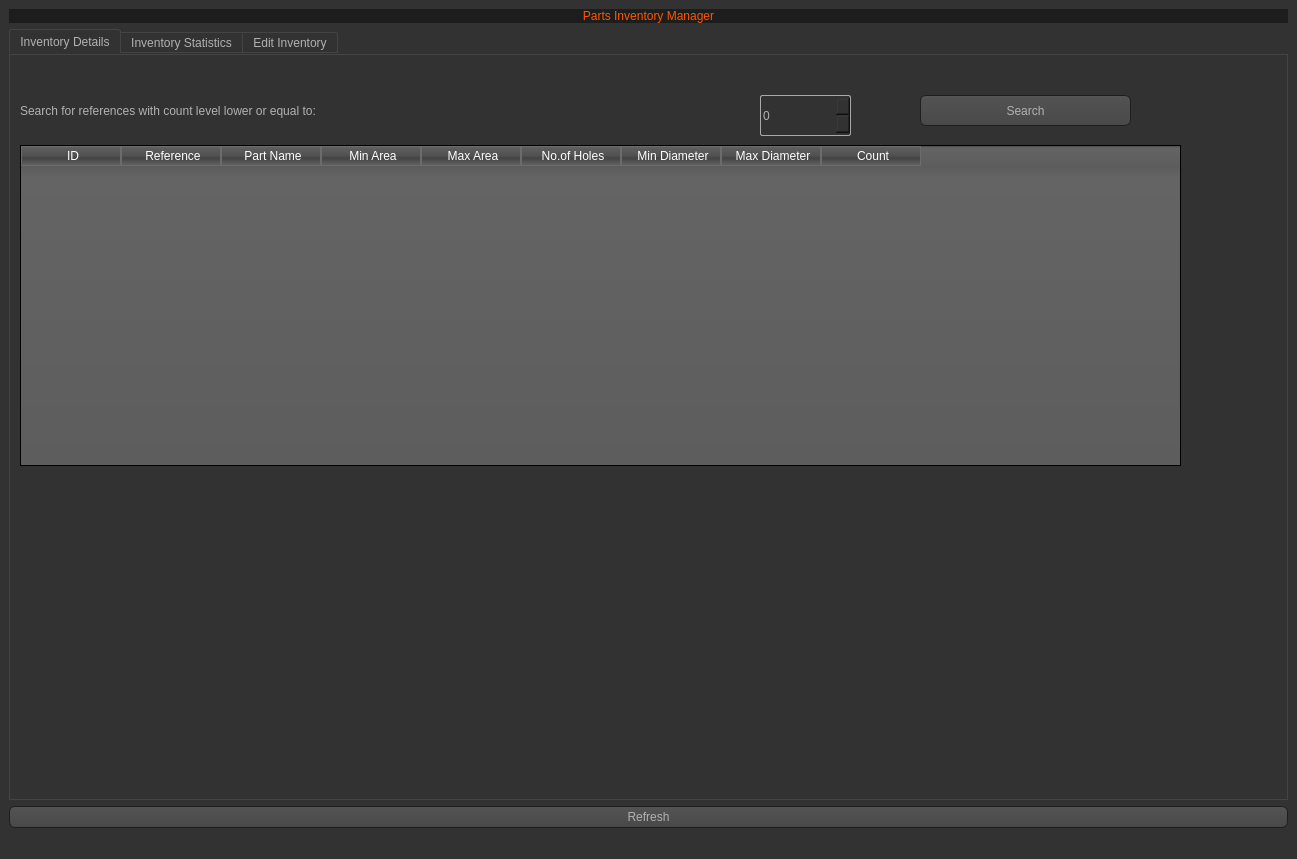
<?xml version="1.0" encoding="UTF-8"?>
<ui version="4.0">
 <class>MainWindow</class>
 <widget class="QMainWindow" name="MainWindow">
  <property name="geometry">
   <rect>
    <x>0</x>
    <y>0</y>
    <width>1297</width>
    <height>859</height>
   </rect>
  </property>
  <property name="windowTitle">
   <string>Parts Inventory Manager</string>
  </property>
  <property name="styleSheet">
   <string notr="true">QToolTip
{
     border: 1px solid black;
     background-color: #ffa02f;
     padding: 1px;
     border-radius: 3px;
     opacity: 100;
}

QWidget
{
    color: #b1b1b1;
    background-color: #323232;
}

QTreeView, QListView
{
    background-color: silver;
    margin-left: 5px;
}

QWidget:item:hover
{
    background-color: QLinearGradient( x1: 0, y1: 0, x2: 0, y2: 1, stop: 0 #ffa02f, stop: 1 #ca0619);
    color: #000000;
}

QWidget:item:selected
{
    background-color: QLinearGradient( x1: 0, y1: 0, x2: 0, y2: 1, stop: 0 #ffa02f, stop: 1 #d7801a);
}

QMenuBar::item
{
    background: transparent;
}

QMenuBar::item:selected
{
    background: transparent;
    border: 1px solid #ffaa00;
}

QMenuBar::item:pressed
{
    background: #444;
    border: 1px solid #000;
    background-color: QLinearGradient(
        x1:0, y1:0,
        x2:0, y2:1,
        stop:1 #212121,
        stop:0.4 #343434/*,
        stop:0.2 #343434,
        stop:0.1 #ffaa00*/
    );
    margin-bottom:-1px;
    padding-bottom:1px;
}

QMenu
{
    border: 1px solid #000;
}

QMenu::item
{
    padding: 2px 20px 2px 20px;
}

QMenu::item:selected
{
    color: #000000;
}

QWidget:disabled
{
    color: #808080;
    background-color: #323232;
}

QAbstractItemView
{
    background-color: QLinearGradient( x1: 0, y1: 0, x2: 0, y2: 1, stop: 0 #4d4d4d, stop: 0.1 #646464, stop: 1 #5d5d5d);
}

QWidget:focus
{
    /*border: 1px solid darkgray;*/
}

QLineEdit
{
    background-color: QLinearGradient( x1: 0, y1: 0, x2: 0, y2: 1, stop: 0 #4d4d4d, stop: 0 #646464, stop: 1 #5d5d5d);
    padding: 1px;
    border-style: solid;
    border: 1px solid #1e1e1e;
    border-radius: 5;
}

QPushButton
{
    color: #b1b1b1;
    background-color: QLinearGradient( x1: 0, y1: 0, x2: 0, y2: 1, stop: 0 #565656, stop: 0.1 #525252, stop: 0.5 #4e4e4e, stop: 0.9 #4a4a4a, stop: 1 #464646);
    border-width: 1px;
    border-color: #1e1e1e;
    border-style: solid;
    border-radius: 6;
    padding: 3px;
    font-size: 12px;
    padding-left: 5px;
    padding-right: 5px;
    min-width: 40px;
}

QPushButton:pressed
{
    background-color: QLinearGradient( x1: 0, y1: 0, x2: 0, y2: 1, stop: 0 #2d2d2d, stop: 0.1 #2b2b2b, stop: 0.5 #292929, stop: 0.9 #282828, stop: 1 #252525);
}

QComboBox
{
    selection-background-color: #ffaa00;
    background-color: QLinearGradient( x1: 0, y1: 0, x2: 0, y2: 1, stop: 0 #565656, stop: 0.1 #525252, stop: 0.5 #4e4e4e, stop: 0.9 #4a4a4a, stop: 1 #464646);
    border-style: solid;
    border: 1px solid #1e1e1e;
    border-radius: 5;
}

QComboBox:hover,QPushButton:hover
{
    border: 2px solid QLinearGradient( x1: 0, y1: 0, x2: 0, y2: 1, stop: 0 #ffa02f, stop: 1 #d7801a);
}


QComboBox:on
{
    padding-top: 3px;
    padding-left: 4px;
    background-color: QLinearGradient( x1: 0, y1: 0, x2: 0, y2: 1, stop: 0 #2d2d2d, stop: 0.1 #2b2b2b, stop: 0.5 #292929, stop: 0.9 #282828, stop: 1 #252525);
    selection-background-color: #ffaa00;
}

QComboBox QAbstractItemView
{
    border: 2px solid darkgray;
    selection-background-color: QLinearGradient( x1: 0, y1: 0, x2: 0, y2: 1, stop: 0 #ffa02f, stop: 1 #d7801a);
}

QComboBox::drop-down
{
     subcontrol-origin: padding;
     subcontrol-position: top right;
     width: 15px;

     border-left-width: 0px;
     border-left-color: darkgray;
     border-left-style: solid; /* just a single line */
     border-top-right-radius: 3px; /* same radius as the QComboBox */
     border-bottom-right-radius: 3px;
 }

QComboBox::down-arrow
{
     image: url(:/dark_orange/img/down_arrow.png);
}

QGroupBox
{
    border: 1px solid darkgray;
    margin-top: 10px;
}

QGroupBox:focus
{
    border: 1px solid darkgray;
}

QTextEdit:focus
{
    border: 1px solid darkgray;
}

QScrollBar:horizontal {
     border: 1px solid #222222;
     background: QLinearGradient( x1: 0, y1: 0, x2: 0, y2: 1, stop: 0.0 #121212, stop: 0.2 #282828, stop: 1 #484848);
     height: 7px;
     margin: 0px 16px 0 16px;
}

QScrollBar::handle:horizontal
{
      background: QLinearGradient( x1: 0, y1: 0, x2: 1, y2: 0, stop: 0 #ffa02f, stop: 0.5 #d7801a, stop: 1 #ffa02f);
      min-height: 20px;
      border-radius: 2px;
}

QScrollBar::add-line:horizontal {
      border: 1px solid #1b1b19;
      border-radius: 2px;
      background: QLinearGradient( x1: 0, y1: 0, x2: 1, y2: 0, stop: 0 #ffa02f, stop: 1 #d7801a);
      width: 14px;
      subcontrol-position: right;
      subcontrol-origin: margin;
}

QScrollBar::sub-line:horizontal {
      border: 1px solid #1b1b19;
      border-radius: 2px;
      background: QLinearGradient( x1: 0, y1: 0, x2: 1, y2: 0, stop: 0 #ffa02f, stop: 1 #d7801a);
      width: 14px;
     subcontrol-position: left;
     subcontrol-origin: margin;
}

QScrollBar::right-arrow:horizontal, QScrollBar::left-arrow:horizontal
{
      border: 1px solid black;
      width: 1px;
      height: 1px;
      background: white;
}

QScrollBar::add-page:horizontal, QScrollBar::sub-page:horizontal
{
      background: none;
}

QScrollBar:vertical
{
      background: QLinearGradient( x1: 0, y1: 0, x2: 1, y2: 0, stop: 0.0 #121212, stop: 0.2 #282828, stop: 1 #484848);
      width: 7px;
      margin: 16px 0 16px 0;
      border: 1px solid #222222;
}

QScrollBar::handle:vertical
{
      background: QLinearGradient( x1: 0, y1: 0, x2: 0, y2: 1, stop: 0 #ffa02f, stop: 0.5 #d7801a, stop: 1 #ffa02f);
      min-height: 20px;
      border-radius: 2px;
}

QScrollBar::add-line:vertical
{
      border: 1px solid #1b1b19;
      border-radius: 2px;
      background: QLinearGradient( x1: 0, y1: 0, x2: 0, y2: 1, stop: 0 #ffa02f, stop: 1 #d7801a);
      height: 14px;
      subcontrol-position: bottom;
      subcontrol-origin: margin;
}

QScrollBar::sub-line:vertical
{
      border: 1px solid #1b1b19;
      border-radius: 2px;
      background: QLinearGradient( x1: 0, y1: 0, x2: 0, y2: 1, stop: 0 #d7801a, stop: 1 #ffa02f);
      height: 14px;
      subcontrol-position: top;
      subcontrol-origin: margin;
}

QScrollBar::up-arrow:vertical, QScrollBar::down-arrow:vertical
{
      border: 1px solid black;
      width: 1px;
      height: 1px;
      background: white;
}


QScrollBar::add-page:vertical, QScrollBar::sub-page:vertical
{
      background: none;
}

QTextEdit
{
    background-color: #242424;
}

QPlainTextEdit
{
    background-color: #242424;
}

QHeaderView::section
{
    background-color: QLinearGradient(x1:0, y1:0, x2:0, y2:1, stop:0 #616161, stop: 0.5 #505050, stop: 0.6 #434343, stop:1 #656565);
    color: white;
    padding-left: 4px;
    border: 1px solid #6c6c6c;
}

QCheckBox:disabled
{
color: #414141;
}

QDockWidget::title
{
    text-align: center;
    spacing: 3px; /* spacing between items in the tool bar */
    background-color: QLinearGradient(x1:0, y1:0, x2:0, y2:1, stop:0 #323232, stop: 0.5 #242424, stop:1 #323232);
}

QDockWidget::close-button, QDockWidget::float-button
{
    text-align: center;
    spacing: 1px; /* spacing between items in the tool bar */
    background-color: QLinearGradient(x1:0, y1:0, x2:0, y2:1, stop:0 #323232, stop: 0.5 #242424, stop:1 #323232);
}

QDockWidget::close-button:hover, QDockWidget::float-button:hover
{
    background: #242424;
}

QDockWidget::close-button:pressed, QDockWidget::float-button:pressed
{
    padding: 1px -1px -1px 1px;
}

QMainWindow::separator
{
    background-color: QLinearGradient(x1:0, y1:0, x2:0, y2:1, stop:0 #161616, stop: 0.5 #151515, stop: 0.6 #212121, stop:1 #343434);
    color: white;
    padding-left: 4px;
    border: 1px solid #4c4c4c;
    spacing: 3px; /* spacing between items in the tool bar */
}

QMainWindow::separator:hover
{

    background-color: QLinearGradient(x1:0, y1:0, x2:0, y2:1, stop:0 #d7801a, stop:0.5 #b56c17 stop:1 #ffa02f);
    color: white;
    padding-left: 4px;
    border: 1px solid #6c6c6c;
    spacing: 3px; /* spacing between items in the tool bar */
}

QToolBar::handle
{
     spacing: 3px; /* spacing between items in the tool bar */
     background: url(:/dark_orange/img/handle.png);
}

QMenu::separator
{
    height: 2px;
    background-color: QLinearGradient(x1:0, y1:0, x2:0, y2:1, stop:0 #161616, stop: 0.5 #151515, stop: 0.6 #212121, stop:1 #343434);
    color: white;
    padding-left: 4px;
    margin-left: 10px;
    margin-right: 5px;
}

QProgressBar
{
    border: 2px solid grey;
    border-radius: 5px;
    text-align: center;
}

QProgressBar::chunk
{
    background-color: #d7801a;
    width: 2.15px;
    margin: 0.5px;
}

QTabBar::tab {
    color: #b1b1b1;
    border: 1px solid #444;
    border-bottom-style: none;
    background-color: #323232;
    padding-left: 10px;
    padding-right: 10px;
    padding-top: 3px;
    padding-bottom: 2px;
    margin-right: -1px;
}

QTabWidget::pane {
    border: 1px solid #444;
    top: 1px;
}

QTabBar::tab:last
{
    margin-right: 0; /* the last selected tab has nothing to overlap with on the right */
    border-top-right-radius: 3px;
}

QTabBar::tab:first:!selected
{
 margin-left: 0px; /* the last selected tab has nothing to overlap with on the right */


    border-top-left-radius: 3px;
}

QTabBar::tab:!selected
{
    color: #b1b1b1;
    border-bottom-style: solid;
    margin-top: 3px;
    background-color: QLinearGradient(x1:0, y1:0, x2:0, y2:1, stop:1 #212121, stop:.4 #343434);
}

QTabBar::tab:selected
{
    border-top-left-radius: 3px;
    border-top-right-radius: 3px;
    margin-bottom: 0px;
}

QTabBar::tab:!selected:hover
{
    /*border-top: 2px solid #ffaa00;
    padding-bottom: 3px;*/
    border-top-left-radius: 3px;
    border-top-right-radius: 3px;
    background-color: QLinearGradient(x1:0, y1:0, x2:0, y2:1, stop:1 #212121, stop:0.4 #343434, stop:0.2 #343434, stop:0.1 #ffaa00);
}

QRadioButton::indicator:checked, QRadioButton::indicator:unchecked{
    color: #b1b1b1;
    background-color: #323232;
    border: 1px solid #b1b1b1;
    border-radius: 6px;
}

QRadioButton::indicator:checked
{
    background-color: qradialgradient(
        cx: 0.5, cy: 0.5,
        fx: 0.5, fy: 0.5,
        radius: 1.0,
        stop: 0.25 #ffaa00,
        stop: 0.3 #323232
    );
}

QCheckBox::indicator{
    color: #b1b1b1;
    background-color: #323232;
    border: 1px solid #b1b1b1;
    width: 9px;
    height: 9px;
}

QRadioButton::indicator
{
    border-radius: 6px;
}

QRadioButton::indicator:hover, QCheckBox::indicator:hover
{
    border: 1px solid #ffaa00;
}

QCheckBox::indicator:checked
{
    image:url(:/dark_orange/img/checkbox.png);
}

QCheckBox::indicator:disabled, QRadioButton::indicator:disabled
{
    border: 1px solid #444;
}


QSlider::groove:horizontal {
    border: 1px solid #3A3939;
    height: 8px;
    background: #201F1F;
    margin: 2px 0;
    border-radius: 2px;
}

QSlider::handle:horizontal {
    background: QLinearGradient( x1: 0, y1: 0, x2: 0, y2: 1,
      stop: 0.0 silver, stop: 0.2 #a8a8a8, stop: 1 #727272);
    border: 1px solid #3A3939;
    width: 14px;
    height: 14px;
    margin: -4px 0;
    border-radius: 2px;
}

QSlider::groove:vertical {
    border: 1px solid #3A3939;
    width: 8px;
    background: #201F1F;
    margin: 0 0px;
    border-radius: 2px;
}

QSlider::handle:vertical {
    background: QLinearGradient( x1: 0, y1: 0, x2: 0, y2: 1, stop: 0.0 silver,
      stop: 0.2 #a8a8a8, stop: 1 #727272);
    border: 1px solid #3A3939;
    width: 14px;
    height: 14px;
    margin: 0 -4px;
    border-radius: 2px;
}

QAbstractSpinBox {
    padding-top: 2px;
    padding-bottom: 2px;
    border: 1px solid darkgray;

    border-radius: 2px;
    min-width: 50px;
}</string>
  </property>
  <widget class="QWidget" name="centralwidget">
   <layout class="QVBoxLayout" name="verticalLayout">
    <item>
     <widget class="QLabel" name="label">
      <property name="styleSheet">
       <string notr="true">font: 75 30pt &quot;Century Gothic&quot;;
color:rgb(255, 85, 0);
background-color:rgb(29, 29, 29)</string>
      </property>
      <property name="text">
       <string>Parts Inventory Manager</string>
      </property>
      <property name="alignment">
       <set>Qt::AlignCenter</set>
      </property>
     </widget>
    </item>
    <item>
     <widget class="QTabWidget" name="tabWidget">
      <property name="focusPolicy">
       <enum>Qt::NoFocus</enum>
      </property>
      <property name="contextMenuPolicy">
       <enum>Qt::DefaultContextMenu</enum>
      </property>
      <property name="styleSheet">
       <string notr="true">font: 75 18pt &quot;Candara&quot;;</string>
      </property>
      <property name="currentIndex">
       <number>0</number>
      </property>
      <widget class="QWidget" name="tab">
       <attribute name="title">
        <string>Inventory Details</string>
       </attribute>
       <widget class="QLabel" name="label_2">
        <property name="geometry">
         <rect>
          <x>10</x>
          <y>30</y>
          <width>741</width>
          <height>51</height>
         </rect>
        </property>
        <property name="text">
         <string>Search for references with count level lower or equal to:</string>
        </property>
       </widget>
       <widget class="QSpinBox" name="count_filter_txt">
        <property name="geometry">
         <rect>
          <x>750</x>
          <y>40</y>
          <width>91</width>
          <height>41</height>
         </rect>
        </property>
       </widget>
       <widget class="QPushButton" name="search_btn">
        <property name="geometry">
         <rect>
          <x>910</x>
          <y>40</y>
          <width>211</width>
          <height>31</height>
         </rect>
        </property>
        <property name="text">
         <string>Search</string>
        </property>
       </widget>
       <widget class="QTableWidget" name="table">
        <property name="enabled">
         <bool>true</bool>
        </property>
        <property name="geometry">
         <rect>
          <x>10</x>
          <y>90</y>
          <width>1161</width>
          <height>321</height>
         </rect>
        </property>
        <property name="focusPolicy">
         <enum>Qt::WheelFocus</enum>
        </property>
        <property name="contextMenuPolicy">
         <enum>Qt::DefaultContextMenu</enum>
        </property>
        <property name="styleSheet">
         <string notr="true">font: 10pt &quot;Century Gothic&quot;;</string>
        </property>
        <column>
         <property name="text">
          <string>ID</string>
         </property>
        </column>
        <column>
         <property name="text">
          <string>Reference</string>
         </property>
        </column>
        <column>
         <property name="text">
          <string>Part Name</string>
         </property>
        </column>
        <column>
         <property name="text">
          <string>Min Area</string>
         </property>
        </column>
        <column>
         <property name="text">
          <string>Max Area</string>
         </property>
        </column>
        <column>
         <property name="text">
          <string>No.of Holes</string>
         </property>
        </column>
        <column>
         <property name="text">
          <string>Min Diameter</string>
         </property>
        </column>
        <column>
         <property name="text">
          <string>Max Diameter</string>
         </property>
        </column>
        <column>
         <property name="text">
          <string>Count</string>
         </property>
        </column>
       </widget>
      </widget>
      <widget class="QWidget" name="tab_3">
       <attribute name="title">
        <string>Inventory Statistics</string>
       </attribute>
       <widget class="QLabel" name="label_3">
        <property name="geometry">
         <rect>
          <x>30</x>
          <y>40</y>
          <width>291</width>
          <height>31</height>
         </rect>
        </property>
        <property name="text">
         <string>Number of References</string>
        </property>
       </widget>
       <widget class="QLabel" name="label_4">
        <property name="geometry">
         <rect>
          <x>30</x>
          <y>120</y>
          <width>291</width>
          <height>31</height>
         </rect>
        </property>
        <property name="text">
         <string>Number of Parts Type</string>
        </property>
       </widget>
       <widget class="QLabel" name="label_5">
        <property name="geometry">
         <rect>
          <x>620</x>
          <y>30</y>
          <width>291</width>
          <height>51</height>
         </rect>
        </property>
        <property name="text">
         <string>Min Number of holes</string>
        </property>
       </widget>
       <widget class="QLabel" name="label_6">
        <property name="geometry">
         <rect>
          <x>620</x>
          <y>120</y>
          <width>281</width>
          <height>31</height>
         </rect>
        </property>
        <property name="text">
         <string>Max Number of holes</string>
        </property>
       </widget>
       <widget class="QLabel" name="lbl_ref_nbr">
        <property name="geometry">
         <rect>
          <x>390</x>
          <y>30</y>
          <width>61</width>
          <height>51</height>
         </rect>
        </property>
        <property name="styleSheet">
         <string notr="true"/>
        </property>
        <property name="text">
         <string>0</string>
        </property>
       </widget>
       <widget class="QLabel" name="lbl_parts_nbr">
        <property name="geometry">
         <rect>
          <x>370</x>
          <y>120</y>
          <width>61</width>
          <height>41</height>
         </rect>
        </property>
        <property name="styleSheet">
         <string notr="true"/>
        </property>
        <property name="text">
         <string>0</string>
        </property>
       </widget>
       <widget class="QLabel" name="lbl_min_hole">
        <property name="geometry">
         <rect>
          <x>930</x>
          <y>40</y>
          <width>61</width>
          <height>51</height>
         </rect>
        </property>
        <property name="styleSheet">
         <string notr="true"/>
        </property>
        <property name="text">
         <string>0</string>
        </property>
       </widget>
       <widget class="QLabel" name="lbl_max_hole">
        <property name="geometry">
         <rect>
          <x>950</x>
          <y>120</y>
          <width>51</width>
          <height>31</height>
         </rect>
        </property>
        <property name="text">
         <string>0</string>
        </property>
       </widget>
       <widget class="QLabel" name="lbl_min_hole_2">
        <property name="geometry">
         <rect>
          <x>1040</x>
          <y>40</y>
          <width>101</width>
          <height>41</height>
         </rect>
        </property>
        <property name="text">
         <string>REF</string>
        </property>
       </widget>
       <widget class="QLabel" name="lbl_max_hole_2">
        <property name="geometry">
         <rect>
          <x>1040</x>
          <y>120</y>
          <width>81</width>
          <height>41</height>
         </rect>
        </property>
        <property name="text">
         <string>REF</string>
        </property>
       </widget>
       <widget class="QTableWidget" name="table2">
        <property name="geometry">
         <rect>
          <x>20</x>
          <y>280</y>
          <width>901</width>
          <height>191</height>
         </rect>
        </property>
        <property name="styleSheet">
         <string notr="true">font: 10pt &quot;MS Shell Dlg 2&quot;;</string>
        </property>
        <column>
         <property name="text">
          <string>Reference</string>
         </property>
        </column>
        <column>
         <property name="text">
          <string>Part Name</string>
         </property>
        </column>
        <column>
         <property name="text">
          <string>Count</string>
         </property>
        </column>
       </widget>
       <widget class="QLabel" name="label_13">
        <property name="geometry">
         <rect>
          <x>30</x>
          <y>210</y>
          <width>571</width>
          <height>41</height>
         </rect>
        </property>
        <property name="text">
         <string>Top 3 Reference with inventory level:</string>
        </property>
       </widget>
       <widget class="QPushButton" name="check_btn">
        <property name="geometry">
         <rect>
          <x>940</x>
          <y>280</y>
          <width>221</width>
          <height>191</height>
         </rect>
        </property>
        <property name="text">
         <string>Check</string>
        </property>
       </widget>
      </widget>
      <widget class="QWidget" name="tab_2">
       <attribute name="title">
        <string notr="true">Edit Inventory</string>
       </attribute>
       <widget class="QLabel" name="label_7">
        <property name="geometry">
         <rect>
          <x>120</x>
          <y>110</y>
          <width>161</width>
          <height>31</height>
         </rect>
        </property>
        <property name="text">
         <string>Reference</string>
        </property>
       </widget>
       <widget class="QLabel" name="label_9">
        <property name="geometry">
         <rect>
          <x>120</x>
          <y>250</y>
          <width>131</width>
          <height>31</height>
         </rect>
        </property>
        <property name="text">
         <string>Min Area</string>
        </property>
       </widget>
       <widget class="QLabel" name="label_10">
        <property name="geometry">
         <rect>
          <x>120</x>
          <y>320</y>
          <width>151</width>
          <height>41</height>
         </rect>
        </property>
        <property name="text">
         <string>Max Area</string>
        </property>
       </widget>
       <widget class="QLabel" name="label_11">
        <property name="geometry">
         <rect>
          <x>530</x>
          <y>120</y>
          <width>241</width>
          <height>31</height>
         </rect>
        </property>
        <property name="text">
         <string>Number of Holes</string>
        </property>
       </widget>
       <widget class="QLabel" name="label_12">
        <property name="geometry">
         <rect>
          <x>540</x>
          <y>190</y>
          <width>221</width>
          <height>21</height>
         </rect>
        </property>
        <property name="text">
         <string>Min diameter</string>
        </property>
       </widget>
       <widget class="QLabel" name="label_14">
        <property name="geometry">
         <rect>
          <x>530</x>
          <y>260</y>
          <width>221</width>
          <height>31</height>
         </rect>
        </property>
        <property name="text">
         <string>Max diameter</string>
        </property>
       </widget>
       <widget class="QLabel" name="label_15">
        <property name="geometry">
         <rect>
          <x>550</x>
          <y>330</y>
          <width>141</width>
          <height>21</height>
         </rect>
        </property>
        <property name="text">
         <string>Count</string>
        </property>
       </widget>
       <widget class="QLabel" name="label_8">
        <property name="geometry">
         <rect>
          <x>120</x>
          <y>180</y>
          <width>161</width>
          <height>31</height>
         </rect>
        </property>
        <property name="text">
         <string>Part Name</string>
        </property>
       </widget>
       <widget class="QLabel" name="id">
        <property name="geometry">
         <rect>
          <x>460</x>
          <y>30</y>
          <width>101</width>
          <height>41</height>
         </rect>
        </property>
        <property name="text">
         <string>ID</string>
        </property>
       </widget>
       <widget class="QLineEdit" name="reference">
        <property name="geometry">
         <rect>
          <x>270</x>
          <y>111</y>
          <width>171</width>
          <height>41</height>
         </rect>
        </property>
       </widget>
       <widget class="QLineEdit" name="part_name">
        <property name="geometry">
         <rect>
          <x>280</x>
          <y>190</y>
          <width>171</width>
          <height>41</height>
         </rect>
        </property>
       </widget>
       <widget class="QLineEdit" name="min_area">
        <property name="geometry">
         <rect>
          <x>280</x>
          <y>260</y>
          <width>171</width>
          <height>41</height>
         </rect>
        </property>
       </widget>
       <widget class="QLineEdit" name="max_area">
        <property name="geometry">
         <rect>
          <x>290</x>
          <y>330</y>
          <width>171</width>
          <height>41</height>
         </rect>
        </property>
       </widget>
       <widget class="QLineEdit" name="number_of_holes">
        <property name="geometry">
         <rect>
          <x>780</x>
          <y>120</y>
          <width>151</width>
          <height>41</height>
         </rect>
        </property>
       </widget>
       <widget class="QLineEdit" name="min_diameter">
        <property name="geometry">
         <rect>
          <x>780</x>
          <y>190</y>
          <width>151</width>
          <height>41</height>
         </rect>
        </property>
       </widget>
       <widget class="QLineEdit" name="max_diameter">
        <property name="geometry">
         <rect>
          <x>750</x>
          <y>260</y>
          <width>201</width>
          <height>41</height>
         </rect>
        </property>
       </widget>
       <widget class="QSpinBox" name="count">
        <property name="geometry">
         <rect>
          <x>690</x>
          <y>320</y>
          <width>121</width>
          <height>41</height>
         </rect>
        </property>
       </widget>
       <widget class="QPushButton" name="first_btn">
        <property name="geometry">
         <rect>
          <x>20</x>
          <y>420</y>
          <width>81</width>
          <height>41</height>
         </rect>
        </property>
        <property name="text">
         <string>&lt;&lt;</string>
        </property>
       </widget>
       <widget class="QPushButton" name="previous_btn">
        <property name="geometry">
         <rect>
          <x>120</x>
          <y>420</y>
          <width>81</width>
          <height>41</height>
         </rect>
        </property>
        <property name="text">
         <string>&lt;</string>
        </property>
       </widget>
       <widget class="QPushButton" name="next_btn">
        <property name="geometry">
         <rect>
          <x>292</x>
          <y>420</y>
          <width>81</width>
          <height>41</height>
         </rect>
        </property>
        <property name="text">
         <string>&gt;</string>
        </property>
       </widget>
       <widget class="QPushButton" name="last_btn">
        <property name="geometry">
         <rect>
          <x>392</x>
          <y>420</y>
          <width>91</width>
          <height>41</height>
         </rect>
        </property>
        <property name="text">
         <string>&gt;&gt;</string>
        </property>
       </widget>
       <widget class="QPushButton" name="update_btn">
        <property name="geometry">
         <rect>
          <x>752</x>
          <y>417</y>
          <width>111</width>
          <height>41</height>
         </rect>
        </property>
        <property name="text">
         <string>Update</string>
        </property>
       </widget>
       <widget class="QPushButton" name="delete_btn">
        <property name="geometry">
         <rect>
          <x>880</x>
          <y>417</y>
          <width>101</width>
          <height>41</height>
         </rect>
        </property>
        <property name="text">
         <string>Delete</string>
        </property>
       </widget>
       <widget class="QPushButton" name="add_btn">
        <property name="geometry">
         <rect>
          <x>990</x>
          <y>417</y>
          <width>101</width>
          <height>41</height>
         </rect>
        </property>
        <property name="text">
         <string>Add</string>
        </property>
       </widget>
       <widget class="QLabel" name="id_2">
        <property name="geometry">
         <rect>
          <x>570</x>
          <y>30</y>
          <width>81</width>
          <height>41</height>
         </rect>
        </property>
        <property name="styleSheet">
         <string notr="true">background-color:rgb(159, 159, 159)</string>
        </property>
        <property name="text">
         <string/>
        </property>
       </widget>
      </widget>
     </widget>
    </item>
    <item>
     <widget class="QPushButton" name="refresh_btn">
      <property name="styleSheet">
       <string notr="true">font: 16pt &quot;Century Gothic&quot;;</string>
      </property>
      <property name="text">
       <string>Refresh</string>
      </property>
     </widget>
    </item>
   </layout>
  </widget>
  <widget class="QMenuBar" name="menubar">
   <property name="geometry">
    <rect>
     <x>0</x>
     <y>0</y>
     <width>1297</width>
     <height>26</height>
    </rect>
   </property>
  </widget>
  <widget class="QStatusBar" name="statusbar"/>
 </widget>
 <resources/>
 <connections/>
</ui>
